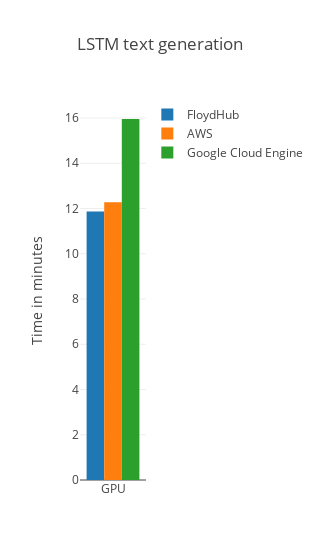

The notebook cell this image was saved under:
### Markdown cell above
## 6. LSTM text gen
<a name="LSTM"></a>

LSTM -> FC()[softmax]

### Code cell
# Extract info from CSV
fh_mnist_mlp_file = ['../logs/fh/gpu/lstm_text_generation_tensorflow.csv']

aws_mnist_mlp_file = ['../logs/aws/gpu/lstm_text_generation_tensorflow.csv']

gce_mnist_mlp_file = ['../logs/gce/gpu/lstm_text_generation_tensorflow.csv']

fh_time = []
for csv_file in fh_mnist_mlp_file:
    fh_time.append(from_csv_to_time(csv_file))

aws_time = []
for csv_file in aws_mnist_mlp_file:
    aws_time.append(from_csv_to_time(csv_file))    
    
gce_time = []
for csv_file in gce_mnist_mlp_file:
    gce_time.append(from_csv_to_time(csv_file))
    
# Plot
plot_total_time(fh_time, aws_time, gce_time, title="LSTM text generation")

### Figure 1 — Plotly figure (JSON) as saved in the notebook; plotly's stock layout.template omitted (floating-point values rounded to 4 significant figures)
{"data": [{"name": "FloydHub", "type": "bar", "x": ["GPU"], "y": [11.86]}, {"name": "AWS", "type": "bar", "x": ["GPU"], "y": [12.28]}, {"name": "Google Cloud Engine", "type": "bar", "x": ["GPU"], "y": [15.96]}], "layout": {"barmode": "group", "title": "LSTM text generation", "width": 1, "yaxis": {"title": "Time in minutes"}}}
